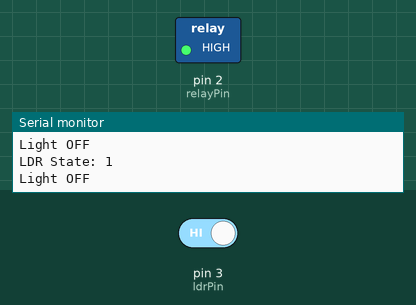
Simulated run of this sketch. Board: Arduino Uno, built with avr-gcc and run on an emulated ATmega328P. Shown: switched loads named in the sketch (green lamp = pin HIGH), the last lines printed to the serial monitor. The test bench sets the inputs (shaded band); at power-on: pin 3 (ldrPin) HIGH.

Above: at 1.8 s.
1.9 s: pin 3 (ldrPin) driven LOW
At 3.2 s:
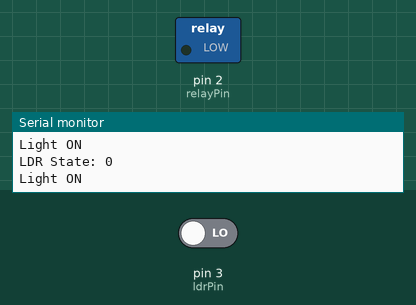
3.5 s: pin 3 (ldrPin) driven HIGH
At 4.4 s:
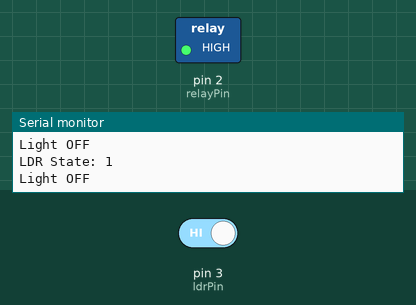
Timing chart, 0 to 6.5 s (numbered marks = the images above; inputs shaded):
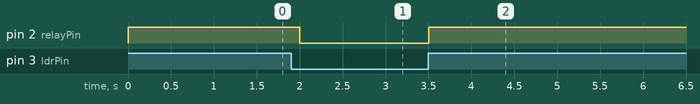

The sketch:

projectece.ino
```cpp
int ldrPin = 3;     // Digital pin from LDR
int relayPin = 2;

void setup() {
  pinMode(ldrPin, INPUT);
  pinMode(relayPin, OUTPUT);
  Serial.begin(9600);
}

void loop() {
  int ldrState = digitalRead(ldrPin);

  Serial.print("LDR State: ");
  Serial.println(ldrState);

  if (ldrState == LOW) {
    // DARK (usually LOW when dark)
    digitalWrite(relayPin, LOW);  // Relay ON (active LOW)
    Serial.println("Light ON");
  } else {
    // BRIGHT
    digitalWrite(relayPin, HIGH); // Relay OFF
    Serial.println("Light OFF");
  }

  delay(500);
}
```

Measured:
- after the input at 1.9 s, pin 2 (relayPin): HIGH → LOW after 0.10 s
- after the input at 3.5 s, pin 2 (relayPin): LOW → HIGH at once
